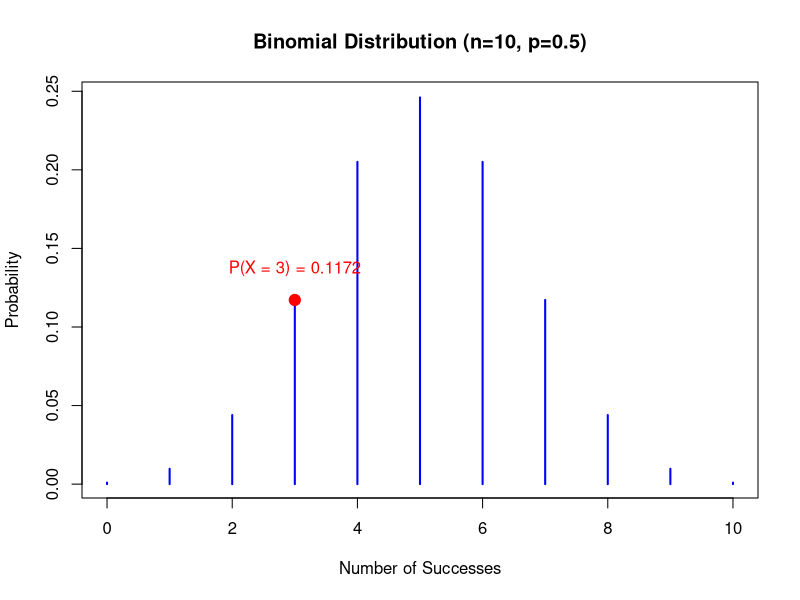

The R script that drew this image:
n <- 10   # Number of trials
p <- 0.5  # Probability of success
x <- 0:n  # Possible outcomes

# PMF Plot with Highlight for P(X = 3)
plot(x, dbinom(x, n, p), type="h", col="blue", lwd=2, 
     main="Binomial Distribution (n=10, p=0.5)", 
     xlab="Number of Successes", ylab="Probability")

# Highlight P(X = 3) on the graph
points(3, dbinom(3, n, p), col="red", pch=19, cex=1.5)
text(3, dbinom(3, n, p) + 0.02, 
     paste("P(X = 3) =", round(dbinom(3, n, p), 4)), col="red")

# Display Probability Values
cat("PMF (P(X = 3)):", dbinom(3, n, p), "\n")
cat("CDF (P(X ≤ 3)):", pbinom(3, n, p), "\n")

# Generate and Display Random Samples
random_samples <- rbinom(5, n, p)
cat("Random Samples:", random_samples, "\n")


